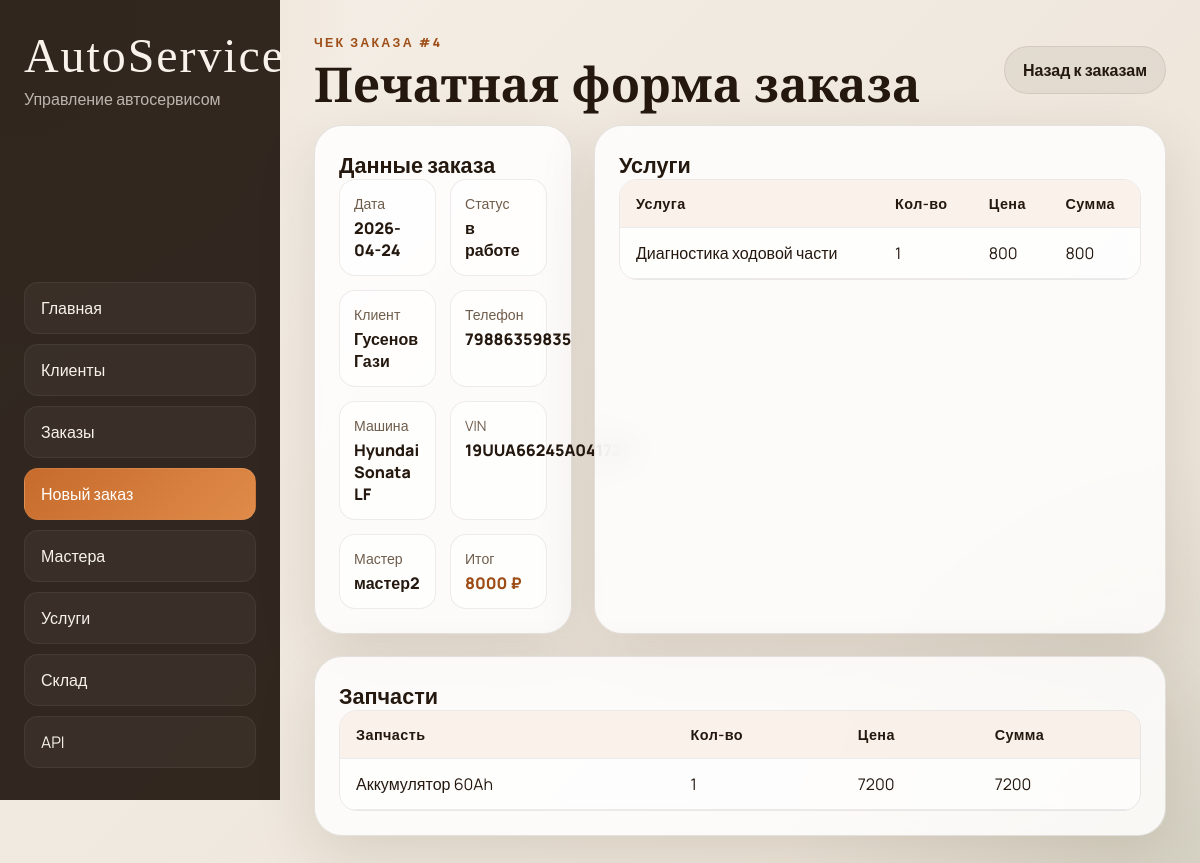
The page /orders/4/receipt on the database as committed earlier.
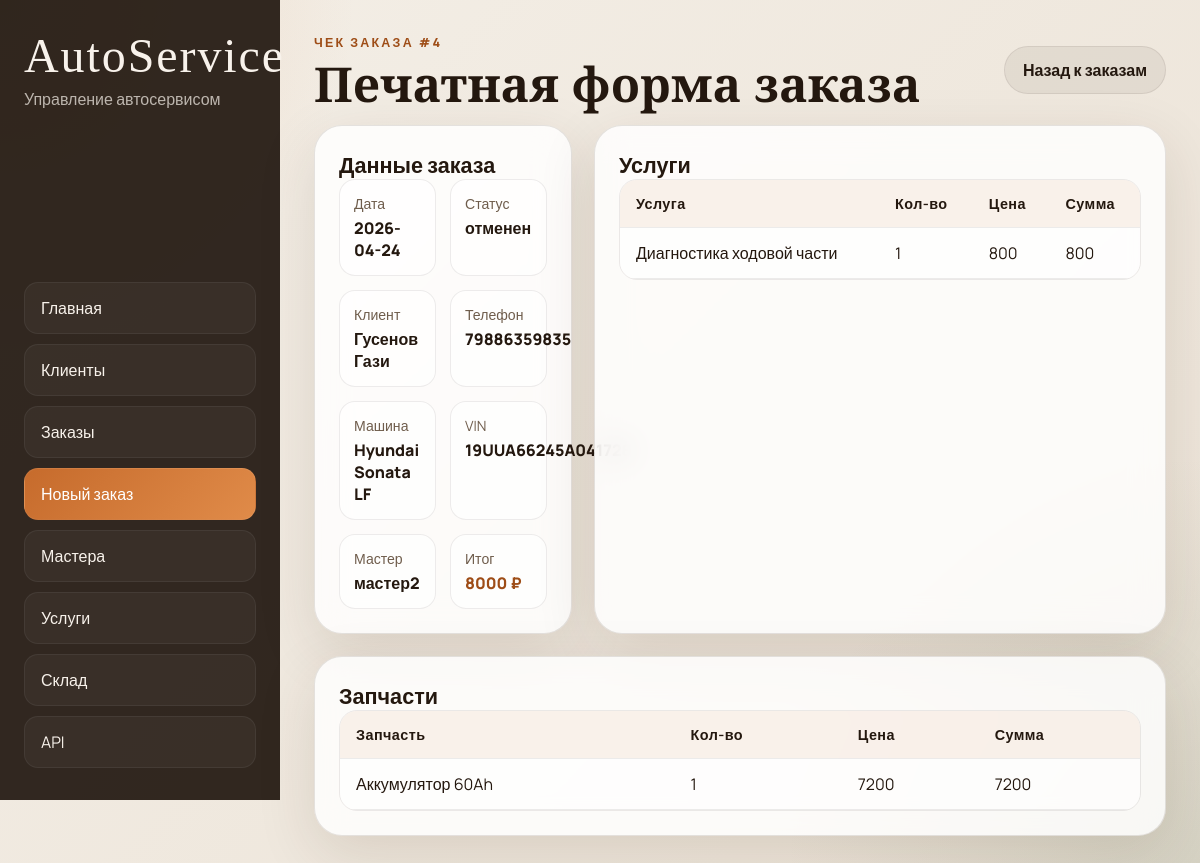
The same page on the database as committed later.
### tables this page shows
CREATE TABLE orders (
    order_id INTEGER PRIMARY KEY AUTOINCREMENT,
    car_id INTEGER,
    order_date TEXT DEFAULT (date('now')),
    status TEXT DEFAULT 'в работе',
    total_cost INTEGER DEFAULT 0,
	master_id INTEGER,
    FOREIGN KEY (car_id) REFERENCES cars(car_id),
	FOREIGN KEY (master_id) REFERENCES masters(master_id)
);

CREATE TABLE clients (
	client_id INTEGER PRIMARY KEY AUTOINCREMENT,
	full_name TEXT NOT NULL,
	phone_number VARCHAR(11) NOT NULL UNIQUE,
	email TEXT UNIQUE
	CONSTRAINT email_check CHECK(email like '%@%.%')
);

CREATE TABLE cars (
	car_id INTEGER PRIMARY KEY AUTOINCREMENT,
	client_id INTEGER,
	car_model TEXT NOT NULL,
	year INTEGER NOT NULL,
	vin VARCHAR(17) NOT NULL UNIQUE,
	FOREIGN KEY (client_id) REFERENCES clients(client_id) ON DELETE CASCADE
);

CREATE TABLE masters (
	master_id INTEGER PRIMARY KEY AUTOINCREMENT,
	master_name TEXT NOT NULL,
	phone_number varchar(11) NOT NULL UNIQUE,
	email TEXT UNIQUE,
	hire_date date DEFAULT CURRENT_DATE
	CONSTRAINT email_check CHECK(email like '%@%.%')
);

CREATE TABLE order_services (
    order_id INTEGER,
    service_id INTEGER,
    quantity INTEGER DEFAULT 1,
    price_at_time INTEGER,
    PRIMARY KEY (order_id, service_id),
    FOREIGN KEY (order_id) REFERENCES orders(order_id) ON DELETE CASCADE,
    FOREIGN KEY (service_id) REFERENCES services(service_id)
);

CREATE TABLE services (
	service_id INTEGER PRIMARY KEY AUTOINCREMENT,
	service_name TEXT NOT NULL UNIQUE,
	price INTEGER NOT NULL
);

CREATE TABLE order_parts (
    order_id INTEGER,
    part_id INTEGER,
    quantity INTEGER NOT NULL,
    FOREIGN KEY (order_id) REFERENCES orders(order_id),
    FOREIGN KEY (part_id) REFERENCES warehouse(part_id)
);

CREATE TABLE warehouse (
	part_id INTEGER PRIMARY KEY AUTOINCREMENT,
    part_name TEXT UNIQUE NOT NULL,
    stock_quantity INTEGER DEFAULT 0,
    unit_price INTEGER NOT NULL
);

### autoservice/ui.py (the view)
@ui.route('/orders/<int:order_id>/receipt')
def receipt_page(order_id):
    receipt = fetch_order_receipt(get_tables(), order_id)
    if not receipt:
        return render_template('receipt.html', receipt=None, order_id=order_id), 404
    return render_template('receipt.html', receipt=receipt, order_id=order_id)

### autoservice/ui.py (called while the page is built)
def get_tables():
    return current_app.extensions['autoservice_tables']

### templates/receipt.html (shortened to what this page needs)
{% extends 'base.html' %}
{% block content %}
{% if receipt %}
<section class="page-head">
  <div>
    <p class="eyebrow">Чек заказа #{{ receipt.order.order_id }}</p>
    <h1>Печатная форма заказа</h1>
  </div>
  <a class="button button-secondary" href="{{ url_for('ui.orders_page') }}">Назад к заказам</a>
</section>
<section class="receipt-layout">
  <article class="panel receipt-card">
    <h2>Данные заказа</h2>
    <dl class="receipt-meta">
      <div><dt>Дата</dt><dd>{{ receipt.order.order_date }}</dd></div>
      <div><dt>Статус</dt><dd>{{ receipt.order.status }}</dd></div>
      <div><dt>Клиент</dt><dd>{{ receipt.order.full_name }}</dd></div>
      <div><dt>Телефон</dt><dd>{{ receipt.order.phone_number }}</dd></div>
      <div><dt>Машина</dt><dd>{{ receipt.order.car_model }}</dd></div>
      <div><dt>VIN</dt><dd>{{ receipt.order.vin }}</dd></div>
      <div><dt>Мастер</dt><dd>{{ receipt.order.master_name or 'Не назначен' }}</dd></div>
      <div><dt>Итог</dt><dd class="receipt-total">{{ receipt.order.total_cost }} ₽</dd></div>
    </dl>
  </article>
  <article class="panel receipt-card">
    <h2>Услуги</h2>
    <div class="table-wrap table-wrap--compact">
      <table>
        <thead><tr><th>Услуга</th><th>Кол-во</th><th>Цена</th><th>Сумма</th></tr></thead>
        <tbody>
          {% for item in receipt.services %}
          <tr>
            <td>{{ item.service_name }}</td>
            <td>{{ item.quantity }}</td>
            <td>{{ item.price_at_time }}</td>
            <td>{{ item.line_total }}</td>
          </tr>
          {% else %}
          <tr><td colspan="4" class="empty">Услуг нет</td></tr>
          {% endfor %}
        </tbody>
      </table>
    </div>
  </article>
  <article class="panel receipt-card receipt-card--full">
    <h2>Запчасти</h2>
    <div class="table-wrap table-wrap--compact">
      <table>
        <thead><tr><th>Запчасть</th><th>Кол-во</th><th>Цена</th><th>Сумма</th></tr></thead>
        <tbody>
          {% for item in receipt.parts %}
          <tr>
            <td>{{ item.part_name }}</td>
            <td>{{ item.quantity }}</td>
            <td>{{ item.unit_price }}</td>
            <td>{{ item.line_total }}</td>
          </tr>
          {% else %}
          <tr><td colspan="4" class="empty">Запчастей нет</td></tr>
          {% endfor %}
        </tbody>
      </table>
    </div>
  </article>
</section>
{% else %}
<section class="panel empty-state">
  <p class="eyebrow">Чек не найден</p>
  <h1>Заказ #{{ order_id }} отсутствует</h1>
  <a class="button button-primary" href="{{ url_for('ui.orders_page') }}">К списку заказов</a>
</section>
{% endif %}
{% endblock %}

### templates/base.html (shortened to what this page needs)
<!doctype html>
<html lang="ru">
<head>
  <link rel="stylesheet" href="{{ url_for('static', filename='styles.css') }}">
</head>
<body>
  <div class="page-shell">
    <aside class="sidebar">
      <div>
        <div class="brand">AutoService</div>
        <p class="brand-subtitle">Управление автосервисом</p>
      </div>
      <nav class="nav">
        <a href="{{ url_for('ui.dashboard') }}" class="nav-link">Главная</a>
        <a href="{{ url_for('ui.clients_page') }}" class="nav-link">Клиенты</a>
        <a href="{{ url_for('ui.orders_page') }}" class="nav-link">Заказы</a>
        <a href="{{ url_for('ui.new_order_page') }}" class="nav-link nav-link--accent">Новый заказ</a>
        <a href="{{ url_for('ui.masters_page') }}" class="nav-link">Мастера</a>
        <a href="{{ url_for('ui.services_page') }}" class="nav-link">Услуги</a>
        <a href="{{ url_for('ui.warehouse_page') }}" class="nav-link">Склад</a>
        <a href="{{ url_for('api.index') }}" class="nav-link">API</a>
      </nav>
    </aside>
    <main class="content">
      {% block content %}{% endblock %}
    </main>
  </div>
</body>
</html>

### static/styles.css (style rules this page uses)
:root { --bg: #f4efe7; --bg-2: #ebe2d6; --panel: rgba(255, 255, 255, 0.82); --panel-border: rgba(52, 35, 20, 0.12); --text: #24180f; --muted: #6f5d4c; --accent: #c66b2c; --accent-dark: #9e4d17; --accent-soft: rgba(198, 107, 44, 0.12); --danger: #b43b2f; --shadow: 0 18px 60px rgba(57, 33, 10, 0.12); --radius-xl: 28px; --radius-lg: 20px; --radius-md: 14px; }
* { box-sizing: border-box; }
html, body { min-height: 100%; }
body { margin: 0; color: var(--text); font-family: 'Manrope', sans-serif; background: radial-gradient(circle at top left, rgba(198, 107, 44, 0.18), transparent 24%), radial-gradient(circle at bottom right, rgba(87, 116, 84, 0.15), transparent 28%), linear-gradient(135deg, var(--bg) 0%, var(--bg-2) 100%); }
a { color: inherit; text-decoration: none; }
.page-shell { display: grid; grid-template-columns: 280px minmax(0, 1fr); min-height: 100vh; }
.sidebar { padding: 32px 24px; background: rgba(33, 23, 16, 0.92); color: #f8f2eb; display: flex; flex-direction: column; justify-content: space-between; gap: 32px; position: sticky; top: 0; height: 100vh; }
.brand { font-family: 'Cormorant Garamond', serif; font-size: 3rem; line-height: 1; letter-spacing: 0.04em; }
.brand-subtitle { margin: 8px 0 0; color: rgba(248, 242, 235, 0.7); }
.nav { display: flex; flex-direction: column; gap: 10px; }
.nav-link { display: block; padding: 14px 16px; border-radius: 14px; background: rgba(255, 255, 255, 0.04); border: 1px solid rgba(255, 255, 255, 0.06); transition: transform 0.2s ease, background 0.2s ease; }
.nav-link--accent { background: linear-gradient(135deg, var(--accent), #e08b49); color: white; }
.content { padding: 34px; }
.hero, .panel, .stat-card, .selection-card { backdrop-filter: blur(16px); background: var(--panel); border: 1px solid var(--panel-border); box-shadow: var(--shadow); }
.hero h1, .page-head h1 { margin: 0; font-family: 'Cormorant Garamond', serif; font-size: clamp(2.3rem, 4vw, 4.2rem); line-height: 0.95; }
.eyebrow { margin: 0 0 10px; text-transform: uppercase; letter-spacing: 0.18em; color: var(--accent-dark); font-size: 0.78rem; font-weight: 800; }
.button { display: inline-flex; align-items: center; justify-content: center; min-height: 48px; padding: 0 18px; border-radius: 999px; border: 1px solid transparent; cursor: pointer; transition: transform 0.2s ease, opacity 0.2s ease, background 0.2s ease; font-weight: 700; }
.button-secondary { background: rgba(36, 24, 15, 0.06); color: var(--text); border-color: rgba(36, 24, 15, 0.08); }
.panel { padding: 24px; border-radius: var(--radius-xl); }
.panel-header, .page-head { display: flex; justify-content: space-between; gap: 16px; align-items: center; margin-bottom: 18px; }
.panel-header h2, .panel h2 { margin: 0; font-size: 1.35rem; }
.table-wrap { overflow-x: auto; border-radius: 18px; border: 1px solid rgba(36, 24, 15, 0.08); }
.table-wrap table { width: 100%; border-collapse: collapse; min-width: 720px; background: rgba(255, 255, 255, 0.6); }
.table-wrap--compact table { min-width: 520px; }
th, td { padding: 14px 16px; border-bottom: 1px solid rgba(36, 24, 15, 0.08); text-align: left; vertical-align: top; }
th { background: rgba(198, 107, 44, 0.09); font-size: 0.9rem; letter-spacing: 0.03em; }
.receipt-layout { display: grid; grid-template-columns: 1fr 1fr; gap: 22px; }
.receipt-card--full { grid-column: 1 / -1; }
.receipt-meta { display: grid; grid-template-columns: repeat(2, minmax(0, 1fr)); gap: 14px; margin: 0; }
.receipt-meta div { padding: 14px; border-radius: 16px; background: rgba(255, 255, 255, 0.66); border: 1px solid rgba(36, 24, 15, 0.08); }
.receipt-meta dt { color: var(--muted); font-size: 0.88rem; margin-bottom: 4px; }
.receipt-meta dd { margin: 0; font-weight: 800; }
.receipt-total { color: var(--accent-dark); }

Rows that differ between the two databases and show on the page:
changed orders id 4: order.status "в работе" → "отменен"
